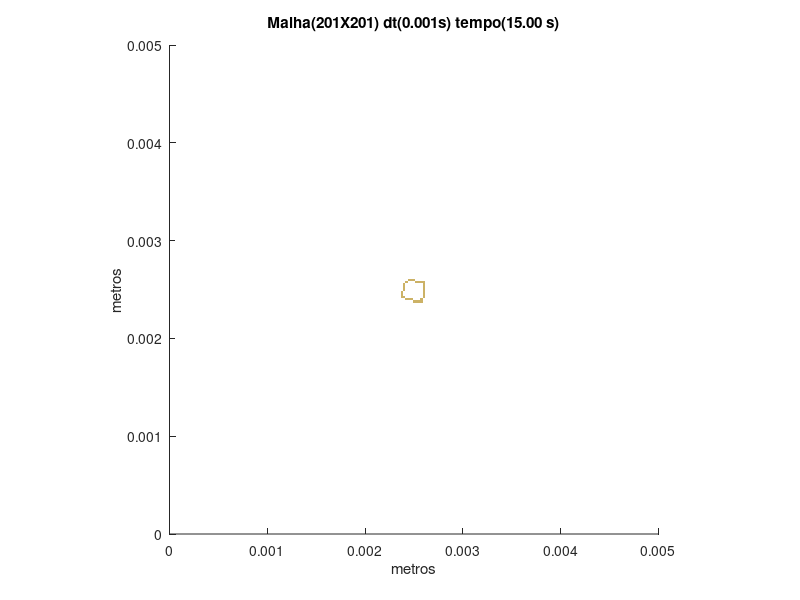

Recreate this plot in MATLAB.
set (gca,'PlotBoxAspectRatio',[1 1 1],'Xlim',[0,0.005],'Ylim',[0,0.005])
hold on
title('Malha(201X201) dt(0.001s) tempo(15.00 s)')
hold on
ylabel('metros')
hold on
xlabel('metros')
hold on

fill([0.00248756218905473 0.00248756218905473 0.00251243781094527 0.00251243781094527],[0.00236318407960199 0.00238805970149254 0.00238805970149254 0.00236318407960199],[0.8,0.7,0.4],'LineStyle','none')

fill([0.00251243781094527 0.00251243781094527 0.00253731343283582 0.00253731343283582],[0.00236318407960199 0.00238805970149254 0.00238805970149254 0.00236318407960199],[0.8,0.7,0.4],'LineStyle','none')

fill([0.00253731343283582 0.00253731343283582 0.00256218905472637 0.00256218905472637],[0.00236318407960199 0.00238805970149254 0.00238805970149254 0.00236318407960199],[0.8,0.7,0.4],'LineStyle','none')

fill([0.00256218905472637 0.00256218905472637 0.00258706467661692 0.00258706467661692],[0.00236318407960199 0.00238805970149254 0.00238805970149254 0.00236318407960199],[0.8,0.7,0.4],'LineStyle','none')

fill([0.00241293532338308 0.00241293532338308 0.00243781094527363 0.00243781094527363],[0.00238805970149254 0.00241293532338308 0.00241293532338308 0.00238805970149254],[0.8,0.7,0.4],'LineStyle','none')

fill([0.00243781094527363 0.00243781094527363 0.00246268656716418 0.00246268656716418],[0.00238805970149254 0.00241293532338308 0.00241293532338308 0.00238805970149254],[0.8,0.7,0.4],'LineStyle','none')

fill([0.00246268656716418 0.00246268656716418 0.00248756218905473 0.00248756218905473],[0.00238805970149254 0.00241293532338308 0.00241293532338308 0.00238805970149254],[0.8,0.7,0.4],'LineStyle','none')

fill([0.00256218905472637 0.00256218905472637 0.00258706467661692 0.00258706467661692],[0.00238805970149254 0.00241293532338308 0.00241293532338308 0.00238805970149254],[0.8,0.7,0.4],'LineStyle','none')

fill([0.00236318407960199 0.00236318407960199 0.00238805970149254 0.00238805970149254],[0.00241293532338308 0.00243781094527363 0.00243781094527363 0.00241293532338308],[0.8,0.7,0.4],'LineStyle','none')

fill([0.00238805970149254 0.00238805970149254 0.00241293532338308 0.00241293532338308],[0.00241293532338308 0.00243781094527363 0.00243781094527363 0.00241293532338308],[0.8,0.7,0.4],'LineStyle','none')

fill([0.00258706467661692 0.00258706467661692 0.00261194029850746 0.00261194029850746],[0.00241293532338308 0.00243781094527363 0.00243781094527363 0.00241293532338308],[0.8,0.7,0.4],'LineStyle','none')

fill([0.00236318407960199 0.00236318407960199 0.00238805970149254 0.00238805970149254],[0.00243781094527363 0.00246268656716418 0.00246268656716418 0.00243781094527363],[0.8,0.7,0.4],'LineStyle','none')

fill([0.00258706467661692 0.00258706467661692 0.00261194029850746 0.00261194029850746],[0.00243781094527363 0.00246268656716418 0.00246268656716418 0.00243781094527363],[0.8,0.7,0.4],'LineStyle','none')

fill([0.00236318407960199 0.00236318407960199 0.00238805970149254 0.00238805970149254],[0.00246268656716418 0.00248756218905473 0.00248756218905473 0.00246268656716418],[0.8,0.7,0.4],'LineStyle','none')

fill([0.00258706467661692 0.00258706467661692 0.00261194029850746 0.00261194029850746],[0.00246268656716418 0.00248756218905473 0.00248756218905473 0.00246268656716418],[0.8,0.7,0.4],'LineStyle','none')

fill([0.00238805970149254 0.00238805970149254 0.00241293532338308 0.00241293532338308],[0.00248756218905473 0.00251243781094527 0.00251243781094527 0.00248756218905473],[0.8,0.7,0.4],'LineStyle','none')

fill([0.00258706467661692 0.00258706467661692 0.00261194029850746 0.00261194029850746],[0.00248756218905473 0.00251243781094527 0.00251243781094527 0.00248756218905473],[0.8,0.7,0.4],'LineStyle','none')

fill([0.00238805970149254 0.00238805970149254 0.00241293532338308 0.00241293532338308],[0.00251243781094527 0.00253731343283582 0.00253731343283582 0.00251243781094527],[0.8,0.7,0.4],'LineStyle','none')

fill([0.00258706467661692 0.00258706467661692 0.00261194029850746 0.00261194029850746],[0.00251243781094527 0.00253731343283582 0.00253731343283582 0.00251243781094527],[0.8,0.7,0.4],'LineStyle','none')

fill([0.00238805970149254 0.00238805970149254 0.00241293532338308 0.00241293532338308],[0.00253731343283582 0.00256218905472637 0.00256218905472637 0.00253731343283582],[0.8,0.7,0.4],'LineStyle','none')

fill([0.00258706467661692 0.00258706467661692 0.00261194029850746 0.00261194029850746],[0.00253731343283582 0.00256218905472637 0.00256218905472637 0.00253731343283582],[0.8,0.7,0.4],'LineStyle','none')

fill([0.00241293532338308 0.00241293532338308 0.00243781094527363 0.00243781094527363],[0.00256218905472637 0.00258706467661692 0.00258706467661692 0.00256218905472637],[0.8,0.7,0.4],'LineStyle','none')

fill([0.00251243781094527 0.00251243781094527 0.00253731343283582 0.00253731343283582],[0.00256218905472637 0.00258706467661692 0.00258706467661692 0.00256218905472637],[0.8,0.7,0.4],'LineStyle','none')

fill([0.00253731343283582 0.00253731343283582 0.00256218905472637 0.00256218905472637],[0.00256218905472637 0.00258706467661692 0.00258706467661692 0.00256218905472637],[0.8,0.7,0.4],'LineStyle','none')

fill([0.00256218905472637 0.00256218905472637 0.00258706467661692 0.00258706467661692],[0.00256218905472637 0.00258706467661692 0.00258706467661692 0.00256218905472637],[0.8,0.7,0.4],'LineStyle','none')

fill([0.00258706467661692 0.00258706467661692 0.00261194029850746 0.00261194029850746],[0.00256218905472637 0.00258706467661692 0.00258706467661692 0.00256218905472637],[0.8,0.7,0.4],'LineStyle','none')

fill([0.00243781094527363 0.00243781094527363 0.00246268656716418 0.00246268656716418],[0.00258706467661692 0.00261194029850746 0.00261194029850746 0.00258706467661692],[0.8,0.7,0.4],'LineStyle','none')

fill([0.00246268656716418 0.00246268656716418 0.00248756218905473 0.00248756218905473],[0.00258706467661692 0.00261194029850746 0.00261194029850746 0.00258706467661692],[0.8,0.7,0.4],'LineStyle','none')

fill([0.00248756218905473 0.00248756218905473 0.00251243781094527 0.00251243781094527],[0.00258706467661692 0.00261194029850746 0.00261194029850746 0.00258706467661692],[0.8,0.7,0.4],'LineStyle','none')
